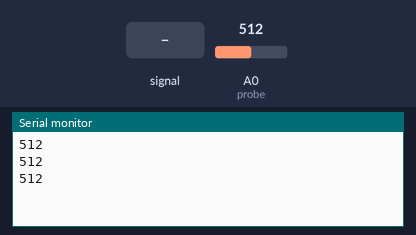
The sketch below on a simulated Arduino Uno, built with avr-gcc and run on an emulated ATmega328P. Shown: the last lines printed to the serial monitor. The test bench sets the inputs (shaded band); at power-on: A0 (probe) = 512.

Above: at 1.5 s.
1.6 s: A0 (probe) fed a 200 Hz sine of ±81 counts around its level
At 2.7 s:
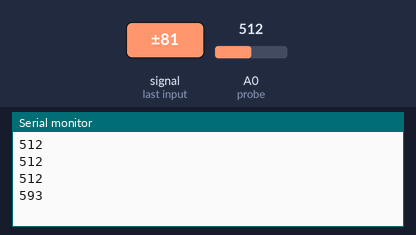
3.1 s: A0 (probe) set to 716
At 4.1 s:
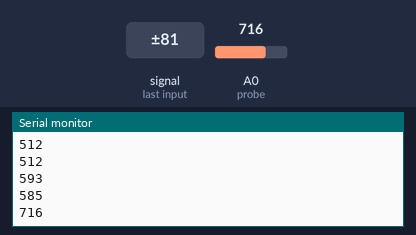
4.6 s: A0 (probe) fed a 1000 Hz sine of ±255 counts around its level
At 5.5 s:
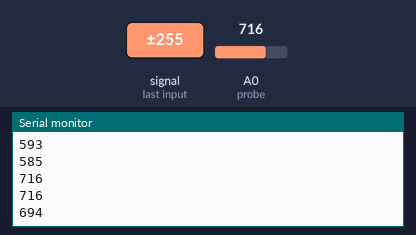
6.1 s: A0 (probe) set to 900
At 6.8 s:
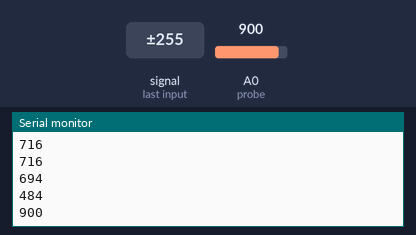
Timing chart, 0 to 8.6 s (numbered marks = the images above; inputs shaded):
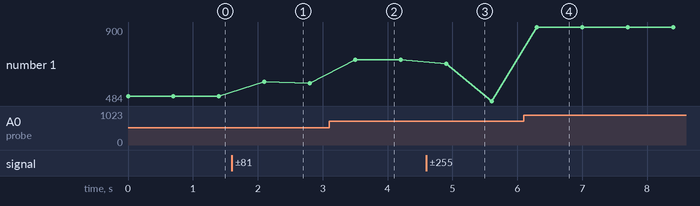

The sketch:

try_Soil_moisture.ino
```cpp
const int probe = 0;
const int level = 250;
void setup() {
  Serial.begin(9600);
}

void loop() {
  int x = analogRead(probe);
  Serial.println(x);
  if(x > 250){
    digitalWrite(11, HIGH);
    delay(300);
    digitalWrite(11, LOW);
    delay(300);
    }
  delay(100);
}
```

Measured:
- after the input at 1.6 s, the serial monitor: prints a new line after 0.50 s (image 1)
- after the input at 3.1 s, the serial monitor: prints a new line after 0.40 s (image 2)
- after the input at 4.6 s, the serial monitor: prints a new line after 0.30 s (image 3)
- after the input at 6.1 s, the serial monitor: prints a new line after 0.20 s (image 4)
- plotted number 1: 512 → 585 after the input at 1.6 s, 585 → 716 after the input at 3.1 s, 716 → 484 after the input at 4.6 s, 484 → 900 after the input at 6.1 s
